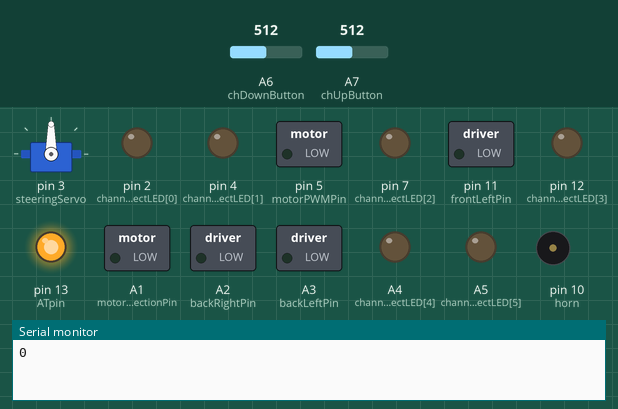
Bench run of a sketch on a simulated Arduino Nano, built with avr-gcc and run on an emulated ATmega328P. On the bench: servo, switched loads named in the sketch (green lamp = pin HIGH), output pins drawn as LEDs (lit = HIGH), buzzer (waves = sounding, pin HIGH), the last lines printed to the serial monitor. Inputs (shaded band) come from the test bench; at power-on: A6 (chDownButton) = 512, A7 (chUpButton) = 512.

Above: at 1.8 s.
1.9 s: A6 (chDownButton) set to 1012
3.5 s: A6 (chDownButton) set to 1023
At 3.7 s:
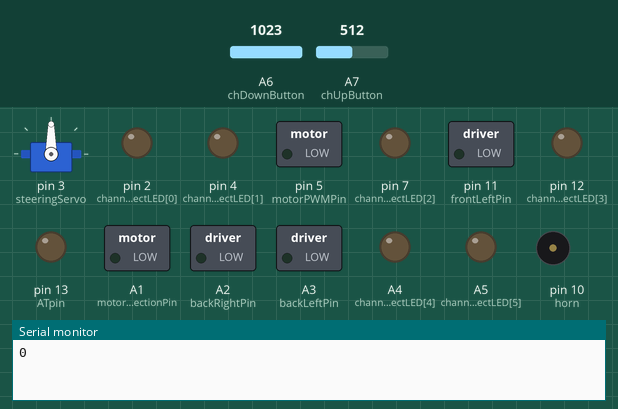
At 4.4 s:
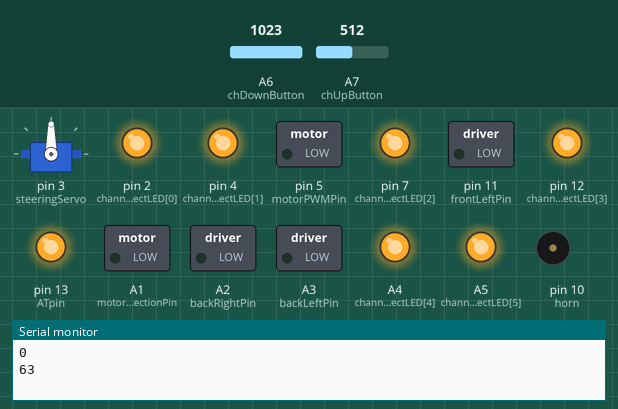
5.4 s: A7 (chUpButton) set to 1007
6.9 s: A7 (chUpButton) set to 1023
At 8.1 s:
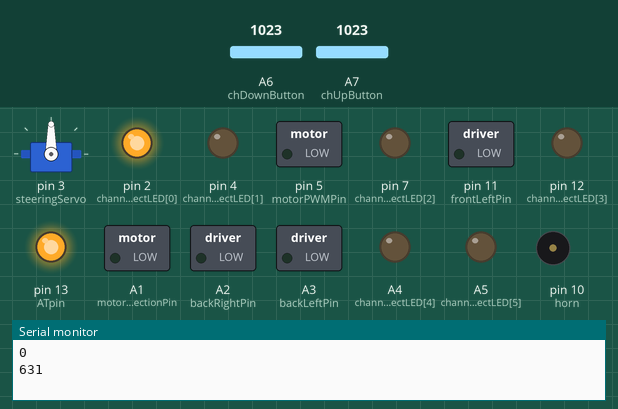
Timing chart, 0 to 9.8 s (numbered marks = the images above; inputs shaded):
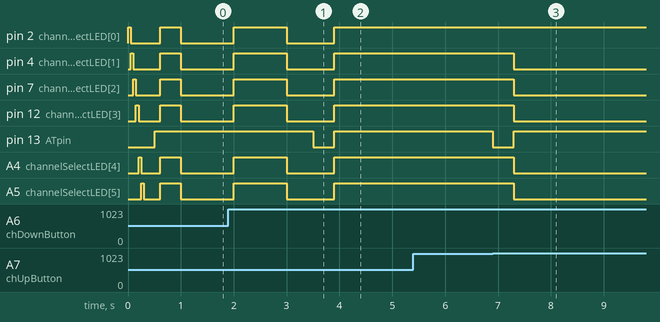

Measured:
- the behaviour switches between 1022 and 1023 on A6 (chDownButton) (found by bisection; images 0 and 1)
- the behaviour switches between 1022 and 1023 on A7 (chUpButton) (found by bisection; images 2 and 3)
- after the input at 3.5 s, pin 13 (ATpin): HIGH → LOW at once, → HIGH 0.40 s later
- after the input at 5.4 s, every drawn part: stays the same
- after the input at 6.9 s, pin 4 (channelSelectLED[1]), pin 7 (channelSelectLED[2]), pin 12 (channelSelectLED[3]), A4 (channelSelectLED[4]), A5 (channelSelectLED[5]): HIGH → LOW after 0.40 s; pin 13 (ATpin): HIGH → LOW at once, → HIGH 0.40 s later

The sketch:

Firmware_on_Car_AltSoftSerial_ServoTimer2.ino
```cpp
#include <AltSoftSerial.h> //https://github.com/PaulStoffregen/AltSoftSerial or add from Libary
#include <ServoTimer2.h> //

const int chDownButton=A6;
const int chUpButton=A7;
int readA6; //will be connected to variable resitor bridge and momentary
int readA7; //will be connected to variable resitor bridge and momentary
unsigned long chButtTime; //Channel Press Time
int chA4State; //saves previous state
int chA5State; //saves previous state


//massage into int joyX,joyY,RL,RR,A,B,C,D,Z,tuneA4,tuneA5,checksum - checkSum=checkSum % 10; //takes last modulus

int joyX;
int joyY;
int RL;
int RR;
int A;
int B;
int C;
int D;
int Z;
int tuneA4;
int tuneA5;
int checkSumIncome;
int checkSum;


////// Car Configuration /////
int steeringPin = 3;
int steeringAngle;
ServoTimer2 steeringServo;
int deadzone = 15;

const int motorDirectionPin = A1;
const int motorPWMPin = 5;
int motorDir;
int motorPWM = 0;

unsigned long indicatorLightsTime;
const int frontLeftPin = 11;
const int frontRightPin = 6;
const int backLeftPin = A3;
const int backRightPin = A2;

const int horn = 10;

unsigned long buttATime;
int lights = 0;
int lightsState=0;

unsigned long buttBTime;
int rightFlash = 0;
int rightFlashState = 0;

int backLights = 0;

unsigned long buttCTime;
int hazards = 0;
int hazardState = 0;

unsigned long buttDTime;
int leftFlash = 0;
int leftFlashState=0;


////// Car Configuration /////

///// Radio Configruration /////
const int ATpin=13;
const int channelSelectLED[6]={2,4,7,12,A4,A5}; // Pins Selected for Channel Display
unsigned long flashLEDtime=0;
AltSoftSerial HC12;
byte incomingByte;
String moduleINFO = "";
char moduleINFOchar;
int channel=0;
char moduleCommand[26];
String commandLine;
byte moduleByte;
///// Radio Configruration /////


void setup() {
  Serial.begin(115200);

  HC12.begin(9600);
  HC12.setTimeout(3);

///////////////////////////////////Radio Setup/////////////////////////////////////////
    for(int i=0;i<6;i++){ //Sets Channels Select LEDs
        pinMode(channelSelectLED[i],OUTPUT);
        digitalWrite(channelSelectLED[i],HIGH);
        delay(50);
        digitalWrite(channelSelectLED[i],LOW);
        }
  pinMode(ATpin,OUTPUT);
  checkChannel();
  Serial.println(channel);

    if (channel==0){
    HC12.end();
    delay(50);
    HC12.begin(57600);
    delay(50);
    }
///////////////////////////////////Radio Setup/////////////////////////////////////////

///////////////////////////////////Confguration Setup/////////////////////////////////////////
  steeringServo.attach(3);

  pinMode(motorDirectionPin,OUTPUT);
  pinMode(motorPWMPin,OUTPUT);

  pinMode(frontLeftPin,OUTPUT);
  pinMode(frontRightPin,OUTPUT);
  pinMode(backLeftPin,OUTPUT);
  pinMode(backRightPin,OUTPUT);

  pinMode(horn,OUTPUT);
///////////////////////////////////Confguration Setup/////////////////////////////////////////


}

void loop() {

  readA6 = analogRead(chDownButton);
  readA7 = analogRead(chUpButton);

  if (readA6==1023 && chA4State!=readA6 && (millis()-chButtTime)>50){
      chButtTime = millis();
      checkChannel();
      channel=channel-1;
      setChannel();
    }
    chA4State=readA6;

  if (readA7==1023 && chA5State!=readA7 && (millis()-chButtTime)>50){
      chButtTime = millis();
      checkChannel();
      channel=channel+1;
      setChannel();
    }
    chA5State=readA7;

  ChannelLED();


//////////////////////Read Command//////////////////////

if (HC12.available()>=26){
  if(HC12.read()=='#'){
      for(int i=0;i<25;i++){
      moduleCommand[i]=HC12.read();
      //Serial.write(moduleCommand[i]);
      }
      //Serial.println();
    }
  }
//////////////////////Read Command//////////////////////


//transform incoming message to int, joyX,joyY,RL,RR,A,B,C,D,tuneA4,tuneA4,checksum - checkSum=checkSum % 10; //takes last modulus

joyX = 1000*((int)moduleCommand[0] - 48) + 100*((int)moduleCommand[1] - 48) + 10*((int)moduleCommand[2] - 48) + 1*((int)moduleCommand[3] - 48);
  checkSum=checkSum + joyX;
//  Serial.println(joyX);
joyY = 1000*((int)moduleCommand[4] - 48) + 100*((int)moduleCommand[5] - 48) + 10*((int)moduleCommand[6] - 48) + 1*((int)moduleCommand[7] - 48);
  checkSum=checkSum + joyY;
//  Serial.println(joyY);
RL =(int)moduleCommand[8] - 48;
  checkSum=checkSum + RL;
//  Serial.println(RL);
RR =(int)moduleCommand[9] - 48;
  checkSum=checkSum + RR;
//  Serial.println(RR);
A =(int)moduleCommand[10] - 48;
  checkSum=checkSum + A;
B =(int)moduleCommand[11] - 48;
  checkSum=checkSum + B;
C =(int)moduleCommand[12] - 48;
  checkSum=checkSum + C;
D =(int)moduleCommand[13] - 48;
  checkSum=checkSum + D;
Z =(int)moduleCommand[14] - 48;
  checkSum=checkSum + Z;
//  Serial.print(A);
//  Serial.print(B);
//  Serial.print(C);
//  Serial.println(D);
tuneA5 = 1000*((int)moduleCommand[15] - 48) + 100*((int)moduleCommand[16] - 48) + 10*((int)moduleCommand[17] - 48) + 1*((int)moduleCommand[18] - 48);
  checkSum=checkSum + tuneA5;
//  Serial.println(tuneA5);
tuneA4 = 1000*((int)moduleCommand[19] - 48) + 100*((int)moduleCommand[20] - 48) + 10*((int)moduleCommand[21] - 48) + 1*((int)moduleCommand[22] - 48);
  checkSum=checkSum + tuneA4;
//  Serial.println(tuneA4);

checkSum=checkSum % 10;
checkSumIncome = (int)moduleCommand[23] - 48;


/*
Serial.print(checkSum);
Serial.print(" ");
Serial.println(checkSumIncome);
*/

/*
  for(int j=0;j<180;j++){
    delay(50);
    steeringServo.write(j);
    Serial.println(j);
    }
*/

if (checkSum == checkSumIncome){

  //map motor
  if (joyY>512+deadzone) {
      motorPWM = map(joyY,512+deadzone,1023,0,255);
      motorDir = 1;
      backLights = 0;
    }
  else if (joyY<512-deadzone) {
      motorPWM = map(joyY,512-deadzone,0,0,255);
      motorDir = 0;
      backLights = 1;
    }
  else {
      motorPWM = 0;
      backLights = 1;
    }

   digitalWrite(motorDirectionPin,motorDir);
   analogWrite(motorPWMPin,motorPWM);


  //Serial.print(joyY);
  //  Serial.print("  ");
  //  Serial.println(motorPWM);

  steeringAngle = 2000-map(joyX,0,1023,171,853) + (50-map(readA6,0,512,0,200)); //+ map(readA6,340,683,-30,30); //340 to 680 = 1023/3 to 1023*2/3. 10k variable resistor between resistor two 10k resistors
  //Serial.println(readA6);
  //Serial.println(steeringAngle);
  steeringServo.write(steeringAngle);


  //map lights - if front/back light are on && L/R lights on, then 50% flash
  if (A==0 && lightsState!=A && (millis()-buttATime)>50){
    buttATime = millis();
    lights = !lights;
    }
  lightsState = A;

  if (B==0 && rightFlashState!=B && (millis()-buttBTime)>50){
    buttBTime = millis();
    rightFlash = !rightFlash;
    if (rightFlash==1){
      leftFlash = 0;
      }
    }
  rightFlashState = B;

  if (C==0 && hazardState!=C && (millis()-buttCTime)>50){
    buttCTime = millis();
    hazards = !hazards;
    }
  hazardState = C;

  if (D==0 && leftFlashState!=D && (millis()-buttDTime)>50){
    buttDTime = millis();
    leftFlash = !leftFlash;
    if (leftFlash==1){
      rightFlash = 0;
      }
    }
  leftFlashState = D;

  digitalWrite(horn,!Z); //Horn

  }


indicatorlights();
checkSum = 0;

}


void setChannel(){
      moduleINFO = "";
      //Serial.println(channel);
      digitalWrite(ATpin, LOW);//Sets HC12 to AT mode
      delay(100);//very imporant to keep this long may need to set to 200 if error
      if(channel<1){
        channel=63;
        }
      else if(channel>63){
        channel=1;
        }
      Serial.print(channel);
      sprintf(moduleCommand,"AT+C%03d", channel);
      HC12.print(moduleCommand);
      //Serial.print(channel);
      delay(100);
      digitalWrite(ATpin, HIGH);//Sets HC12 to Transparent mode
      //delay(50);
        //Will have OK+Cxxx as response
  }


void checkChannel(){
digitalWrite(ATpin, LOW);//Sets HC12 to AT mode

delay (100);
HC12.write("AT+V");// ask for module model number
delay (50);

  // ==== Storing the incoming data into a String variable
  while (HC12.available()) {             // If HC-12 has data
    incomingByte = HC12.read();          // Store each icoming byte from HC-12
    moduleINFO += char(incomingByte);    // Add each byte to ReadBuffer string variable
    }

  if (moduleINFO.indexOf("HC-12")){ // string contains HC12 can also use .startsWith
    moduleINFO = "";
    HC12.print("AT+RC");// ask for channel
    delay (50);
    while (HC12.available()) {             // If HC-12 has data
      incomingByte = HC12.read();          // Store each icoming byte from HC-12
      moduleINFO += char(incomingByte);    // Add each byte to ReadBuffer string variable

      }
    moduleINFO.remove(0,5);//remove 5 characters starting from index 0
    channel = (char)moduleINFO.toInt(); //converts moduleINFO to integer as Char
    }
/*      else{
      Serial.print("no HC12 detected");
      }
*/

digitalWrite(ATpin, HIGH);//Sets HC12 to transparent mode

}


void ChannelLED(){

if (channel==0 && (millis()-flashLEDtime)<1000){ //Serial.println("flashState = high channel");
    for(int i=0;i<6;i++){ //Sets Channels Select LEDs
        digitalWrite(channelSelectLED[i], HIGH);
    }
  //Serial.print(channel);
  }
else if(channel==0 && (millis()-flashLEDtime)<2000){ //Serial.println("flashState = equal to channel");
    for(int i=0;i<6;i++){ //Sets Channels Select LEDs
        digitalWrite(channelSelectLED[i], bitRead(channel, i));
    }
  //Serial.print(channel);
  }
else {
  flashLEDtime=millis();
      for(int i=0;i<6;i++){ //Sets Channels Select LEDs
        digitalWrite(channelSelectLED[i], bitRead(channel, i));
    }
  //Serial.println(channel);
  }
}


void indicatorlights(){
//put lights into their state
//right/left/hazards lights will flash no matter what%
//rightFlash
//hazards

  if (millis()-indicatorLightsTime<1000 && (rightFlash==1 || leftFlash ==1 || hazards==1)){
      digitalWrite(frontLeftPin, ((lights) || (hazards || leftFlash)));
      digitalWrite(frontRightPin, ((lights) || (hazards || rightFlash)));
      digitalWrite(backLeftPin, ((lights || backLights) || (hazards || leftFlash)));
      digitalWrite(backRightPin, ((lights || backLights) || (hazards || rightFlash)));
    }
  else if(millis()-indicatorLightsTime<2000 && (rightFlash==1 || leftFlash ==1 || hazards==1)){
      digitalWrite(frontLeftPin, ((lights) * !(hazards || leftFlash)));
      digitalWrite(frontRightPin, ((lights) * !(hazards || rightFlash)));
      digitalWrite(backLeftPin, ((lights || backLights) * !(hazards || leftFlash)));
      digitalWrite(backRightPin, ((lights || backLights) * !(hazards || rightFlash)));
    }
  else{
      indicatorLightsTime = millis();
      digitalWrite(frontLeftPin, ((lights) || (hazards || leftFlash)));
      digitalWrite(frontRightPin, ((lights) || (hazards || rightFlash)));
      digitalWrite(backLeftPin, ((lights || backLights) || (hazards || leftFlash)));
      digitalWrite(backRightPin, ((lights || backLights) || (hazards || rightFlash)));
    }

}
```
